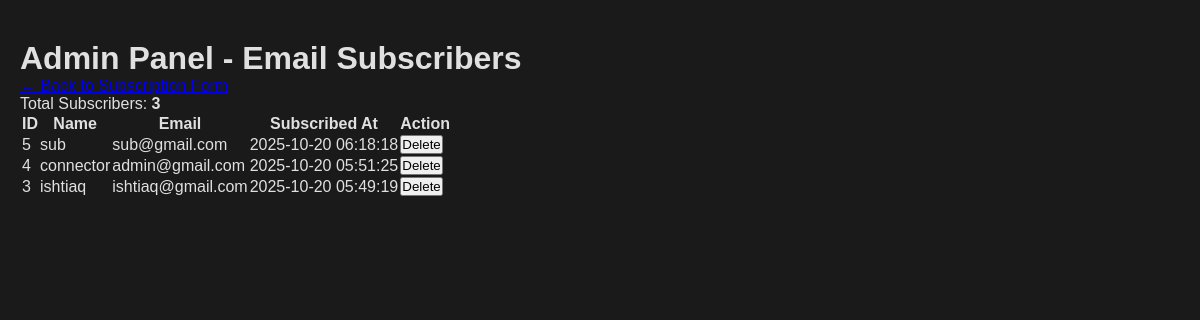
/admin, run on an earlier commit of the app's database.
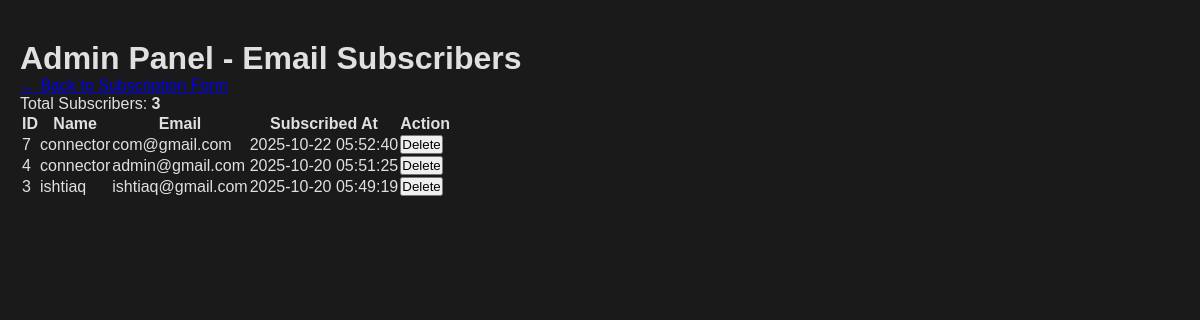
And on a later commit of the database.
### tables this page shows
CREATE TABLE email_list (
                id INTEGER PRIMARY KEY AUTOINCREMENT,
                name TEXT NOT NULL,
                email TEXT NOT NULL UNIQUE,
                created_at TIMESTAMP DEFAULT CURRENT_TIMESTAMP
            );

### app.py (the view)
@app.route('/admin')
def admin():
    with closing(get_db()) as db:
        cursor = db.execute('SELECT id, name, email, created_at FROM email_list ORDER BY created_at DESC')
        subscribers = cursor.fetchall()
    return render_template('admin.html', subscribers=subscribers)

### app.py (called while the page is built)
def get_db():
    conn = sqlite3.connect(DATABASE)
    conn.row_factory = sqlite3.Row # returns rows as dictionaries(not tuples)
    return conn

### templates/admin.html (shortened to what this page needs)
<!DOCTYPE html>
<html lang="en">
<head>
</head>
<body>
    <div class="container">
        <h1>Admin Panel - Email Subscribers</h1>
        <div class="back-link">
            <a href="/">← Back to Subscription Form</a>
        </div>
        <div class="stats">
            Total Subscribers: <strong>{{ subscribers|length }}</strong>
        </div>
        {% if subscribers|length == 0 %}
            <div class="no-data">No subscribers yet.</div>
        {% else %}
            <table>
                <thead>
                    <tr>
                        <th>ID</th>
                        <th>Name</th>
                        <th>Email</th>
                        <th>Subscribed At</th>
                        <th>Action</th>
                    </tr>
                </thead>
                <tbody>
                    {% for subscriber in subscribers %}
                    <tr>
                        <td>{{ subscriber.id }}</td>
                        <td>{{ subscriber.name }}</td>
                        <td>{{ subscriber.email }}</td>
                        <td>{{ subscriber.created_at }}</td>
                        <td>
                            <form method="POST" action="/admin/delete/{{ subscriber.id }}" style="display: inline;">
                                <button type="submit" class="delete-btn" onclick="return confirm('Are you sure you want to delete this subscriber?')">Delete</button>
                            </form>
                        </td>
                    </tr>
                    {% endfor %}
                </tbody>
            </table>
        {% endif %}
    </div>
</body>
</html>

### templates/admin.html (style rules this page uses)
* { margin: 0; padding: 0; box-sizing: border-box; }
body { background-color: #1a1a1a; color: #e0e0e0; font-family: Arial, sans-serif; padding: 40px 20px; }

What changed in the data, as far as the page shows it:
removed email_list: id "5", name "sub", email "sub@gmail.com", created_at "2025-10-20 06:18:18"
added email_list: id "7", name "connector", email "com@gmail.com", created_at "2025-10-22 05:52:40"
